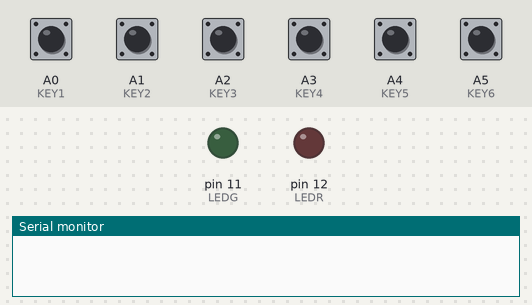
A sketch run on a simulated Arduino Nano, built with avr-gcc and run on an emulated ATmega328P. Shown: output pins drawn as LEDs (lit = HIGH), the last lines printed to the serial monitor. The inputs (shaded band) are chosen by the test bench; at power-on: A0 (KEY1), A1 (KEY2), A2 (KEY3), A3 (KEY4), A4 (KEY5), A5 (KEY6) HIGH.

Above: at 1.2 s.
1.3 s: A0 (KEY1) pulled LOW for 0.15 s
At 2.4 s:
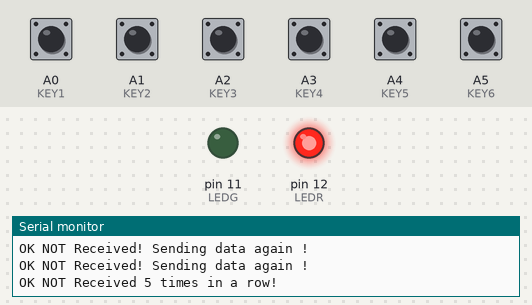
4.4 s: A1 (KEY2) pulled LOW for 0.15 s
At 5.8 s:
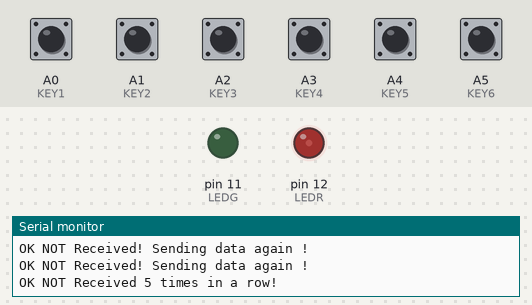
6.3 s: A3 (KEY4) pulled LOW for 1 s
At 7.1 s:
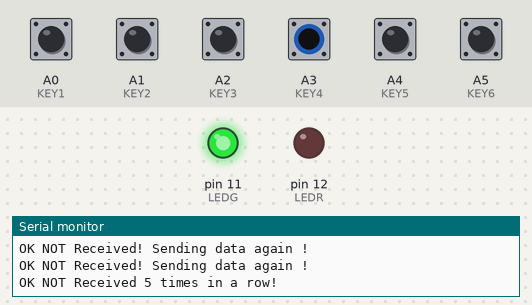
8.8 s: A2 (KEY3) pulled LOW for 0.15 s
At 10.4 s:
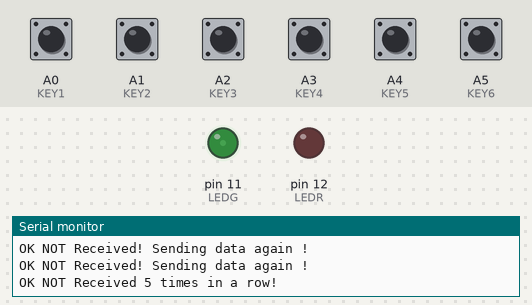
10.7 s: A4 (KEY5) pulled LOW for 1 s
At 12.9 s:
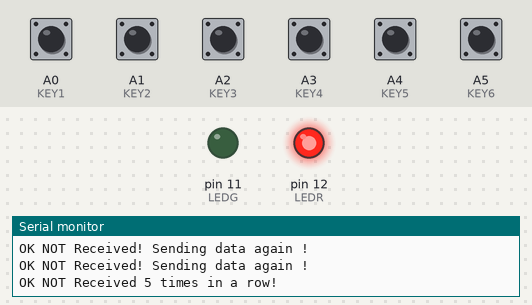
13.2 s: A4 (KEY5) pulled LOW for 0.15 s
At 13.9 s:
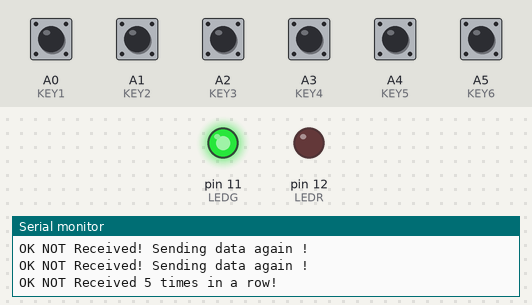
Timing chart, 0 to 16.0 s (numbered marks = the images above; inputs shaded):
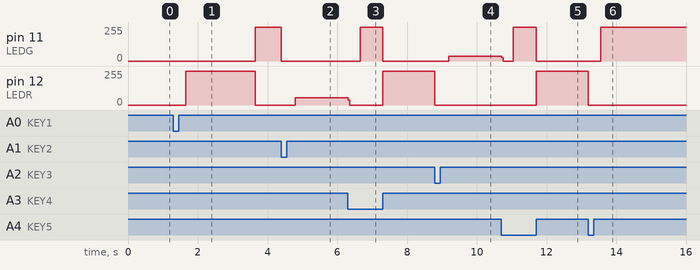

Measured:
- after the input at 1.3 s, pin 11 (LEDG): 0/255 → 255/255 after 2.4 s; pin 12 (LEDR): 0/255 → 255/255 after 0.35 s, → 0/255 2.0 s later
- after the input at 4.4 s, pin 11 (LEDG): 255/255 → 0/255 after 0.00 s instead of 1.3 s; pin 12 (LEDR): 0/255 → 53/255 after 0.39 s
- after the input at 6.3 s, pin 11 (LEDG): 0/255 → 255/255 after 0.35 s, → 0/255 0.65 s later; pin 12 (LEDR): 53/255 → 0/255 at once, → 255/255 0.99 s later
- after the input at 8.8 s, pin 11 (LEDG): 0/255 → 35/255 after 0.39 s; pin 12 (LEDR): 255/255 → 0/255 at once
- after the input at 10.7 s, pin 11 (LEDG): 35/255 → 0/255 at once, → 255/255 0.34 s later, → 0/255 0.65 s later; pin 12 (LEDR): 0/255 → 255/255 after 1.0 s
- after the input at 13.2 s, pin 11 (LEDG): 0/255 → 255/255 after 0.35 s; pin 12 (LEDR): 255/255 → 0/255 at once

The sketch:

Arduino_Nano_Master.ino
```cpp
#include <SoftwareSerial.h>

#define RX_PIN 3
#define TX_PIN 4
#define LEDR 12
#define LEDG 11
#define KEY1 A0 //I am using a capacitive touch sensor (8 of them) as a keypad for controls and inputs
#define KEY2 A1
#define KEY3 A2
#define KEY4 A3
#define KEY5 A4
#define KEY6 A5
#define KEY7 A6
#define KEY8 A7

SoftwareSerial ss(RX_PIN, TX_PIN);

unsigned long long debounceTimer, timeNow = 0;
bool key1State, key1OldState, key2State, key2OldState, key3State, key3OldState,
     key4State, key4OldState, key5State, key5OldState, key6State, key6OldState = true;
bool key1Click, key2Click, key3Click, key4Click, key5Click, key6Click, clickInLoop = false;
int modeNow = 6;
int counterOKChecks = 0;


bool checkForClicks()
{
  key1State = digitalRead(KEY1); //reading key Values to check for changes
  key2State = digitalRead(KEY2);
  key3State = digitalRead(KEY3);
  key4State = digitalRead(KEY4);
  key5State = digitalRead(KEY5);
  key6State = digitalRead(KEY6);

  key1Click = keyXClick(&key1State, &key1OldState);
  key2Click = keyXClick(&key2State, &key2OldState);
  key3Click = keyXClick(&key3State, &key3OldState);
  key4Click = keyXClick(&key4State, &key4OldState);
  key5Click = keyXClick(&key5State, &key5OldState);
  key6Click = keyXClick(&key6State, &key6OldState);

  return key1Click || key2Click || key3Click || key4Click || key5Click || key6Click;
}

void turnOffLEDs()
{
  digitalWrite(LEDG, LOW);
  digitalWrite(LEDR, LOW);
}

void changeMode()
{
  turnOffLEDs();
  if (key1Click && !key1State) //Executing code once when pressed & released Key1
  {
    //key 1 = MASTER START with GREEN, hold GREEN 2 seconds continue RED & cycle
    //SLAVE START with RED, hold RED 2 seconds continue GREEN & cycle
    Serial.println("key1 pressed");
    modeNow = 1;
    Serial.println("<mode=1>");
    ssPrintWithCheck("<mode=1>");
  }
  //-------------------------------------------------------------------------------
  else if (key2Click && !key2State) //Executing code once when pressed & released Key2
  {
    //key 2 = MASTER & SLAVE switch to RED until other mode
    Serial.println("key2 pressed");
    modeNow = 2;
    Serial.println("<mode=2>");
    ssPrintWithCheck("<mode=2>");
  }
  //-------------------------------------------------------------------------------
  else if (key3Click && !key3State) //Executing code once when pressed & released Key3
  {
    //key 3 = MASTER & SLAVE switch to GREEN until other mode.
    Serial.println("key3 pressed");
    modeNow = 3;
    Serial.println("<mode=3>");
    ssPrintWithCheck("<mode=3>");
  }
  //-------------------------------------------------------------------------------
  else if (key4Click && !key4State) //Executing code once when pressed & released Key4
  {
    //key 4 = MASTER START with GREEN, hold GREEN 5 seconds continue RED & cycle
    //SLAVE START with RED, hold RED 5 seconds continue GREEN & cycle
    Serial.println("key4 pressed");
    modeNow = 4;
    Serial.println("<mode=4>");
    ssPrintWithCheck("<mode=4>");
  }
  //-------------------------------------------------------------------------------
  else if (key5Click && !key5State) //Executing code once when pressed & released Key5
  {
    //key 5 = MASTER START with GREEN, hold GREEN 10 seconds continue RED & cycle
    //SLAVE START with RED, hold RED 10 seconds continue GREEN & cycle
    Serial.println("key5 pressed");
    modeNow = 5;
    Serial.println("<mode=5>");
    ssPrintWithCheck("<mode=5>");
  }
  //-------------------------------------------------------------------------------
  else if (key6Click && !key6State) //Executing code once when pressed & released Key6
  {
    //key 6 = BOTH MASTER & SLAVE turn off ALL lights.
    Serial.println("key6 pressed");
    modeNow = 6;
    Serial.println("<mode=6>");
    ssPrintWithCheck("<mode=6>");
  }

}

void delayWithCheck(int interval)
{
  timeNow = millis();
  while (millis() < timeNow + interval)
  {
    if (checkForClicks())
    {
      changeMode();
      turnOffLEDs();
      return;
    }
  }
}

bool keyXClick(bool *keyState, bool *keyOldState) //Improvised Universal StateChange Machine
{
  if (*keyState != *keyOldState)
  {
    *keyOldState = *keyState;
    return true;
  }
  else
  {
    return false;
  }
}

bool waitForOKDIY()
{
  delay(30); //Allowing the microproccessors some time to understand the data and work with it
  while (ss.available())
  {
    if (ss.read() == '<')
    {
      if (ss.read() == 'O')
        if (ss.read() == 'K')
          if (ss.read() == '>') return true;
    }
    else
    {
      return false;
    }
  }
  return false;
}

void ssFlush()
{
  while (ss.read() >= 0);
}

void ssPrintWithCheck(String printData)
{
  ss.print(printData);
  delay(20);
  if (waitForOKDIY())
  {
    Serial.println("OK Received!");
    counterOKChecks = 0;
  }
  else
  {
    if (counterOKChecks == 5)
    {
      Serial.println("OK NOT Received 5 times in a row!");
      counterOKChecks = 0;
    }
    else
    {
      Serial.println("OK NOT Received! Sending data again !");
      counterOKChecks++;
      ssPrintWithCheck(printData);
    }
  }
}

void setup() {
  Serial.begin(9600); //debugging
  ss.begin(9600);
  pinMode(LEDR, OUTPUT);
  pinMode(LEDG, OUTPUT);
  pinMode(KEY1, INPUT_PULLUP);
  pinMode(KEY2, INPUT_PULLUP);
  pinMode(KEY3, INPUT_PULLUP);
  pinMode(KEY4, INPUT_PULLUP);
  pinMode(KEY5, INPUT_PULLUP);
  pinMode(KEY6, INPUT_PULLUP);
  pinMode(KEY7, INPUT_PULLUP);
  pinMode(KEY8, INPUT_PULLUP);
  debounceTimer = millis();
}

void loop() {
  //Debounce method is not needed since -
  //1. This is not a mechanical switch/button and therefore there is a lot less "bouncing".
  //2. I checked the sensor's datasheet and apparently there is some on-board debouncing done on the module itself. (I tested it too)
  if (checkForClicks());
  //-------------------------------------------------------------------------------
  changeMode();
  //-------------------------------------------------------------------------------
  switch (modeNow)
  {
    case 1:
      //key 1 = MASTER START with GREEN, hold GREEN 2 seconds continue RED & cycle
      //SLAVE START with RED, hold RED 2 seconds continue GREEN & cycle
      digitalWrite(LEDG, HIGH);
      digitalWrite(LEDR, LOW);
      delayWithCheck(2000);
      digitalWrite(LEDR, HIGH);
      digitalWrite(LEDG, LOW);
      delayWithCheck(2000);
      break;

    case 2:
      //key 2 = MASTER & SLAVE switch to RED until other mode
      digitalWrite(LEDR, HIGH);
      digitalWrite(LEDG, LOW);
      //delayWithCheck(15);

      break;

    case 3:
      //key 3 = MASTER & SLAVE switch to GREEN until other mode.
      digitalWrite(LEDG, HIGH);
      digitalWrite(LEDR, LOW);
      //delayWithCheck(10);
      break;

    case 4:
      //key 4 = MASTER START with GREEN, hold GREEN 5 seconds continue RED & cycle
      //SLAVE START with RED, hold RED 5 seconds continue GREEN & cycle
      digitalWrite(LEDG, HIGH);
      digitalWrite(LEDR, LOW);
      delayWithCheck(5000);
      digitalWrite(LEDR, HIGH);
      digitalWrite(LEDG, LOW);
      delayWithCheck(5000);

      break;

    case 5:
      //key 5 = MASTER START with GREEN, hold GREEN 10 seconds continue RED & cycle
      //SLAVE START with RED, hold RED 10 seconds continue GREEN & cycle
      digitalWrite(LEDG, HIGH);
      digitalWrite(LEDR, LOW);
      delayWithCheck(10000);
      digitalWrite(LEDR, HIGH);
      digitalWrite(LEDG, LOW);
      delayWithCheck(10000);
      break;

    case 6:
      //key 6 = BOTH MASTER & SLAVE turn off ALL lights.
      turnOffLEDs();
      //delayWithCheck(10);
      break;
  }
  turnOffLEDs();
}


//ARDUINO NANO - MASTER

//protocol:
// Start message - <
//payload
//{
//  commands - mode, OK (when command is ok message looks like "<OK>")
//  separator - =
//  parameter - an Integer 1-6
//}
// end of message - >
```
